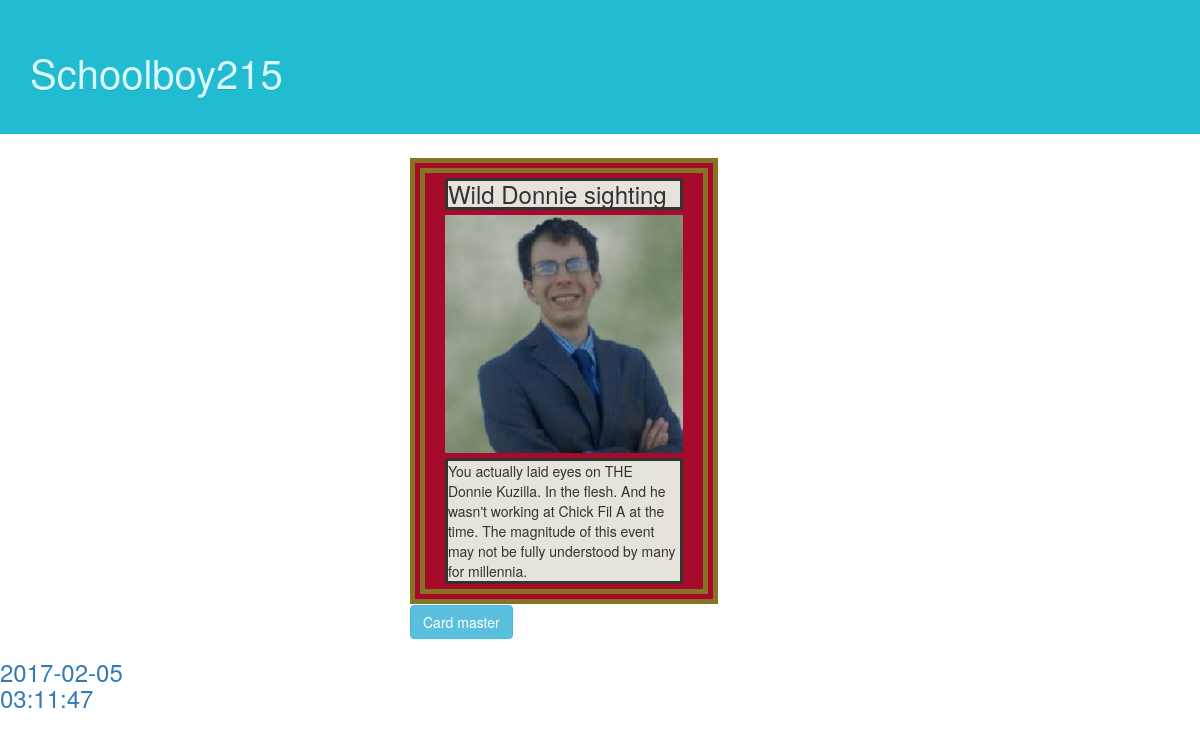
The page /profiles/Schoolboy215/card/1?holo=True (signed in) on the database its author committed.
### app/mod_auth/models.py (models this page shows, shortened)
class Base(db.Model):
    __abstract__  = True
    id            = db.Column(db.Integer, primary_key=True)
    date_created  = db.Column(db.DateTime,  default=db.func.current_timestamp())
    date_modified = db.Column(db.DateTime,  default=db.func.current_timestamp(),
                                           onupdate=db.func.current_timestamp())

class User(Base, UserMixin):
    __tablename__ = 'user'
    name    = db.Column(db.String(128),  nullable=False,
					    unique=True)
    password = db.Column(db.String(192),  nullable=False)
    cards = db.relationship('UserCards',
	backref = 'user', cascade='all, delete-orphan', lazy='dynamic')

### app/mod_card/models.py (models this page shows, shortened)
class Base(db.Model):
    __abstract__  = True
    id            = db.Column(db.Integer, primary_key=True)
    date_created  = db.Column(db.DateTime,  default=db.func.current_timestamp())
    date_modified = db.Column(db.DateTime,  default=db.func.current_timestamp(),
                                           onupdate=db.func.current_timestamp())

class Card(Base):
	__tablename__ = 'card'
	name    = db.Column(db.String(128),  nullable=False,
					    unique=True)
	description = db.Column(db.String(512),  nullable=False)
	holoAllowed = db.Column(db.Boolean)
	holoAlways  = db.Column(db.Boolean)
	imageName   = db.Column(db.String(10), nullable=False,
						unique=True)
	retired     = db.Column(db.Boolean)
	backgroundColor = db.Column(db.String(7))

class UserCards(Base):
	__tablename__ = 'user_cards'
	user_id	= db.Column(db.Integer, db.ForeignKey('user.id'))
	card_id	= db.Column(db.Integer, db.ForeignKey('card.id'))
	holo	= db.Column(db.Boolean)

### app/mod_profile/controllers.py (the view)
@mod_profile.route('/<name>/card/<id>')
@login_required
def cardKind(name,id):
	user = User.query.filter(User.name.like(name)).first()
	if not user:
		return "No such user", 404
	holo = request.args.get('holo') == "True"
	cards = user.cards.filter(UserCards.card_id == id, UserCards.holo == holo).order_by(desc(UserCards.id)).all()
	if not cards:
		return "That user doesn't have any of that card", 404
	card = Card.query.filter_by(id=cards[0].card_id).first()
	cardLookup = card
	return render_template( "profile/kind.html",
                                user = user,
				cards = cards,
                                card = card,
                                cardLookup = card,
                                holo = holo,
                                textBackground = app.config['TEXT_BACKGROUND'],
                                borderColor = app.config['BORDER_COLOR'])

### app/mod_auth/models.py (called while the page is built)
@login_manager.user_loader
def get_user(ident):
    return User.query.get(int(ident))

### app/templates/profile/kind.html (shortened to what this page needs)
{% extends "bootstrap/base.html" %}
{% block head %}
{{super()}}
        {% block styles %}
                {{super()}}
        {% endblock %}
{% endblock %}
{% block content %}
	<div class='home_header'>
                <div class='container'>
                        <a href="{{url_for('profiles.view',name=user.name)}}"><h2>{{user.name}}</h2></a>
                </div>
        </div>
	{% include "partials/singleCardView.html" %}
	<div class="row">
		<div class="col-md-1 col-md-offset-4">
			<a href="{{url_for('card.showCard', id=card.id)}}" class="btn btn-info">Card master</a>
		</div>
	</div>
	<div class='row'>
	{%for specific in cards %}
		<div class='col-md-2'><a href='{{url_for("profiles.viewUserCard",name = user.name,id=specific.id)}}'><h3>{{specific.date_created}}</h3></a></div>
	{%endfor%}
	</div>
{% endblock %}

### app/templates/partials/singleCardView.html
<div class="row">
        <div class = "col-md-4"></div>
        <div class = "col-md-3" id=cardHolder style="background-color:{{card.backgroundColor}};">
                <div class="row" style="margin:2%">
                               <h3 style='border-style:solid; margin-top:0px; margin-bottom:0px;background-color:{{textBackground}}'>{{card.name}}</h3>
                       </div>
                <div class="row" style='width:96%; margin-left:2%; margin-right:2%'>
			<div class="{%if holo %}holographic{%endif%}">
                        	<img style="width:100%;margin-auto" src='{{url_for('static',filename = 'cardImages/' + card.imageName + '.png')}}'>
			</div>
                </div>
                <div class="row" style="margin:2%">
                        <p style="margin:0;border-style:solid; background-color:{{textBackground}}">{{card.description}}</p>
                </div>
        </div>
        <div class = "col-md-5"></div>
</div>

### app/templates/main/styling.html (style rules this page uses)
.home_header { background-color: #21bcd1; color: #d8faff; position: relative; padding: 30px 0; text-align: left; text-shadow: 0 1px 0 rgba(0,0,0,.1); font-size: 24px; margin-bottom: 24px; }
.home_header h2 { font-size: 40px; }
.home_header a { color: #d8faff; }

### app/templates/partials/holoEffect.html (style rules this page uses)
.holographic { position: relative; }
.holographic:after { content: " "; z-index: 10; display: block; position: absolute; height: 100%; top: 0; left: 0; right: 0; background-color: #000000; opacity: 0.2; -webkit-animation:rainbow 2s infinite; -ms-animation:rainbow 2s infinite; -o-animation:rainbow 2s infinite; animation:rainbow 2s infinite; }

### rows shown on the page
User: name "Schoolboy215"
Card: name "Wild Donnie sighting", imageName (picture), description "You actually laid eyes on THE Donnie Kuzilla. In the flesh. And he wasn't working at Chick Fil A at the time. The magnitude of this event may not be fully understood by many for millennia."
UserCards: date_created "2017-02-05 03:11:47"
